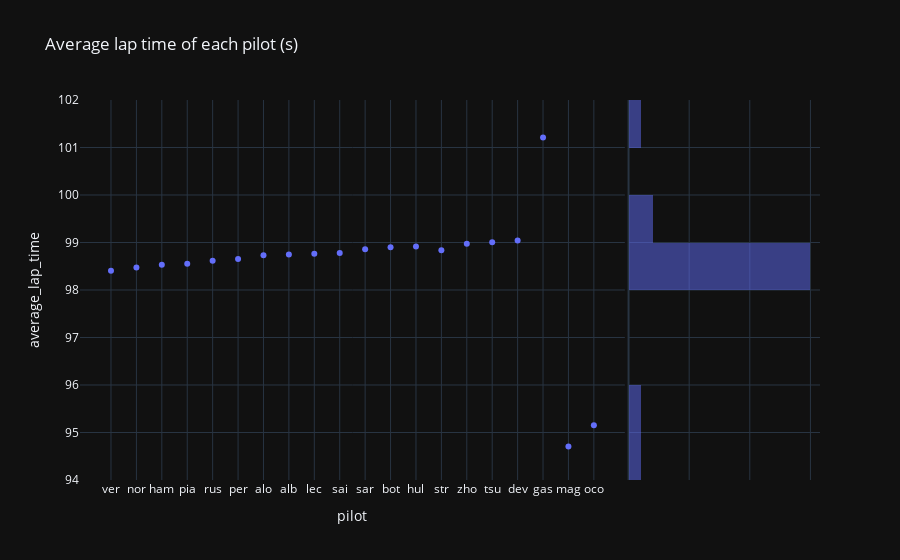

The notebook cell this image was saved under:
### Code cell
px.scatter(last_gp, x="pilot", y="average_lap_time", title="Average lap time of each pilot (s)", marginal_y="histogram", template="plotly_dark")

### Figure 1 — Plotly figure (JSON) as saved in the notebook; plotly's stock layout.template omitted (floating-point values rounded to 4 significant figures)
{"data": [{"hovertemplate": "pilot=%{x}<br>average_lap_time=%{y}<extra></extra>", "legendgroup": "", "marker": {"color": "#636efa", "symbol": "circle"}, "mode": "markers", "name": "", "orientation": "v", "showlegend": false, "type": "scatter", "x": ["ver", "nor", "ham", "pia", "rus", "per", "alo", "alb", "lec", "sai", "sar", "bot", "hul", "str", "zho", "tsu", "dev", "gas", "mag", "oco"], "xaxis": "x", "y": [98.4, 98.48, 98.53, 98.55, 98.62, 98.65, 98.73, 98.75, 98.76, 98.78, 98.86, 98.9, 98.92, 98.84, 98.98, 99.0, 99.04, 101.2, 94.71, 95.15], "yaxis": "y"}, {"alignmentgroup": "True", "bingroup": "y", "hovertemplate": "average_lap_time=%{y}<br>count=%{x}<extra></extra>", "legendgroup": "", "marker": {"color": "#636efa"}, "name": "", "offsetgroup": "", "opacity": 0.5, "showlegend": false, "type": "histogram", "xaxis": "x2", "y": [98.4, 98.48, 98.53, 98.55, 98.62, 98.65, 98.73, 98.75, 98.76, 98.78, 98.86, 98.9, 98.92, 98.84, 98.98, 99.0, 99.04, 101.2, 94.71, 95.15], "yaxis": "y2"}], "layout": {"barmode": "overlay", "legend": {"tracegroupgap": 0}, "title": {"text": "Average lap time of each pilot (s)"}, "xaxis": {"anchor": "y", "domain": [0, 0.7363], "title": {"text": "pilot"}}, "xaxis2": {"anchor": "y2", "domain": [0.7413, 1], "matches": "x2", "showgrid": true, "showline": false, "showticklabels": false, "ticks": ""}, "yaxis": {"anchor": "x", "domain": [0, 1], "title": {"text": "average_lap_time"}}, "yaxis2": {"anchor": "x2", "domain": [0, 1], "matches": "y", "showgrid": true, "showticklabels": false}}}
